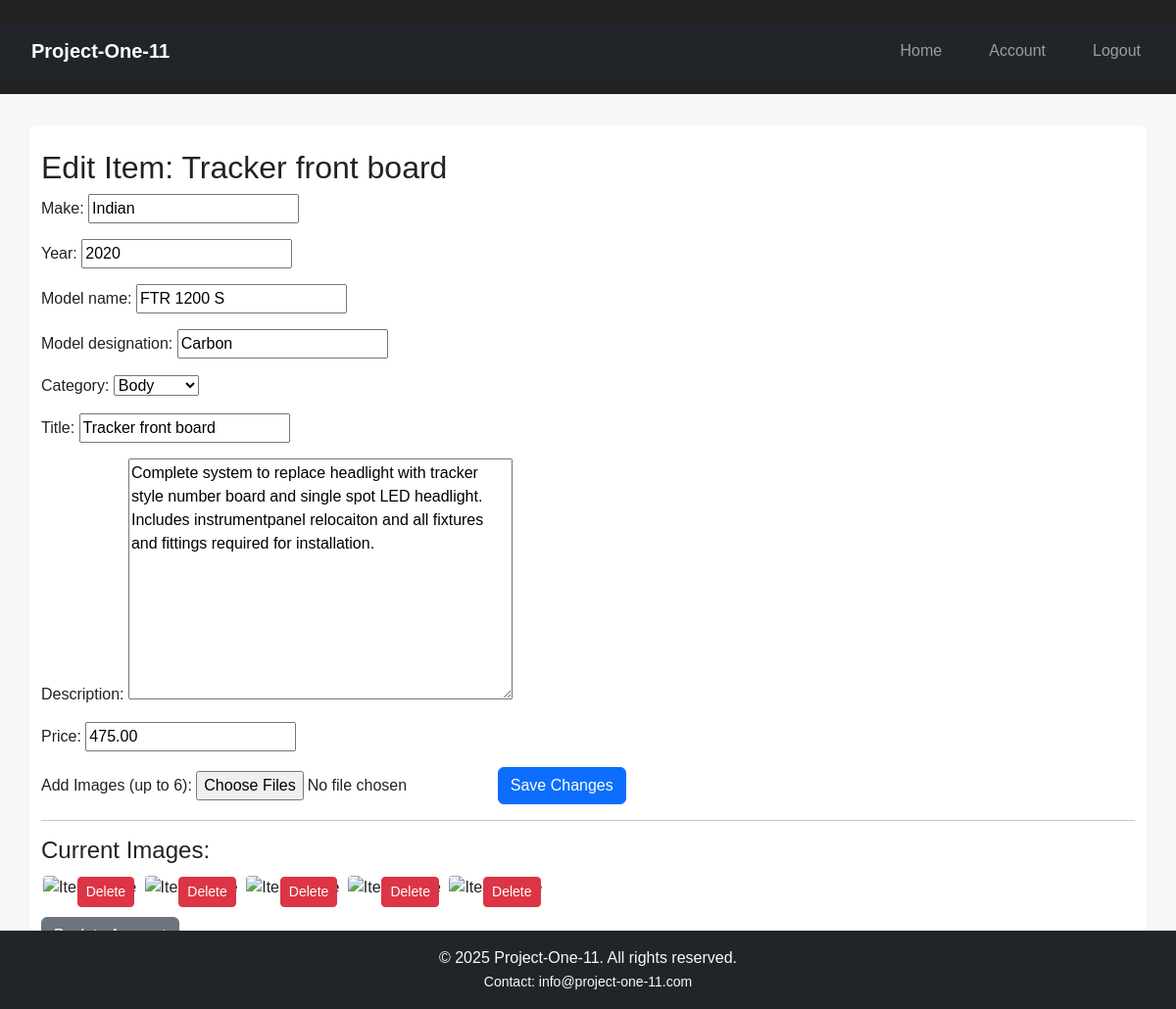
/item/4/edit/ (signed in), run on the app's committed database.
### marketplace/models.py (models this page shows, shortened)
class Item(models.Model):
    CATEGORY_CHOICES = [
        ('engine', 'Engine'),
        ('body', 'Body'),
        ('electrical', 'Electrical'),
        ('other', 'Other'),
    ]
    make = models.CharField(max_length=50, blank=True, null=True)
    year = models.CharField(max_length=10, blank=True, null=True)
    model_name = models.CharField(max_length=50, blank=True, null=True)
    model_designation = models.CharField(max_length=50, blank=True, null=True)
    category = models.CharField(max_length=20, choices=CATEGORY_CHOICES)
    title = models.CharField(max_length=100)
    description = models.TextField()
    price = models.DecimalField(max_digits=10, decimal_places=2)
    owner = models.ForeignKey(settings.AUTH_USER_MODEL, on_delete=models.CASCADE, related_name='items')
    created_at = models.DateTimeField(auto_now_add=True)

class ItemImage(models.Model):
    item = models.ForeignKey(Item, on_delete=models.CASCADE, related_name='images')
    image = models.ImageField(upload_to='item_images/')
    uploaded_at = models.DateTimeField(auto_now_add=True)

### accounts/views.py (the view)
# urls.py: path('item/<int:item_id>/edit/', views.edit_item, name='edit_item'),
def edit_item(request, item_id):
    from marketplace.models import Item, ItemImage
    item = get_object_or_404(Item, id=item_id, owner=request.user)
    if request.method == 'POST':
        form = ItemForm(request.POST, request.FILES, instance=item)
        if form.is_valid():
            updated_item = form.save()
            images = request.FILES.getlist('images')
            for idx, image in enumerate(images):
                if idx < 6:
                    ItemImage.objects.create(item=updated_item, image=image)
            return redirect('account')
    else:
        form = ItemForm(instance=item)
    return render(request, 'edit_item.html', {'form': form, 'item': item})

### accounts/forms.py
class ItemForm(forms.ModelForm):
    class Meta:
        model = Item
        fields = ['make', 'year', 'model_name', 'model_designation', 'category', 'title', 'description', 'price']

### accounts/templates/edit_item.html (shortened to what this page needs)
{% extends 'base.html' %}
{% block content %}
  <h2>Edit Item: {{ item.title }}</h2>
  <form method="post" enctype="multipart/form-data">
    {{ form.as_p }}
    <label for="id_images">Add Images (up to 6):</label>
    <input type="file" name="images" id="id_images" multiple accept="image/*">
    <button type="submit" class="btn btn-primary">Save Changes</button>
  </form>
  <hr>
  <h4>Current Images:</h4>
  {% if item.images.all %}
    <div>
      {% for image in item.images.all %}
        <div style="display:inline-block;position:relative;margin:2px;">
          <a href="{% url 'delete_item_image' image.id %}" class="btn btn-sm btn-danger" style="position:absolute;top:2px;right:2px;">Delete</a>
        </div>
      {% endfor %}
    </div>
  {% else %}
    <p>No images uploaded for this item.</p>
  {% endif %}
  <a href="{% url 'account' %}" class="btn btn-secondary mt-3">Back to Account</a>
{% endblock %}

### templates/base.html (shortened to what this page needs)
<!DOCTYPE html>
<html lang="en">
<head>
    <link rel="stylesheet" href="https://cdn.jsdelivr.net/npm/bootstrap@5.3.2/dist/css/bootstrap.min.css">
    <link rel="stylesheet" href="/static/style.css">
</head>
<body>
    <header>
      <nav class="navbar navbar-expand-lg navbar-dark bg-dark">
        <div class="container-fluid">
          <a class="navbar-brand" href="/">Project-One-11</a>
          <div class="collapse navbar-collapse" id="navbarNav">
            <ul class="navbar-nav ms-auto">
              <li class="nav-item"><a class="nav-link" href="/">Home</a></li>
              {% if user.is_authenticated %}
                <li class="nav-item"><a class="nav-link" href="/accounts/account/">Account</a></li>
                <li class="nav-item"><a class="nav-link" href="/accounts/logout/">Logout</a></li>
              {% else %}
                <li class="nav-item"><a class="nav-link" href="/accounts/login/">Login</a></li>
                <li class="nav-item"><a class="nav-link" href="/accounts/register/">Register</a></li>
              {% endif %}
            </ul>
          </div>
        </div>
      </nav>
    </header>
    <main class="container py-4">
        {% block content %}{% endblock %}
    </main>
    <footer class="bg-dark text-light text-center py-3 mt-auto">
        &copy; {{ now|default:2025 }} Project-One-11. All rights reserved.<br>
        <small>Contact: info@project-one-11.com</small>
    </footer>
</body>
</html>

### static/style.css (style rules this page uses)
body { margin: 0; font-family: Arial, sans-serif; background: #f8f8f8; color: #222; }
header { background: #222; color: #fff; padding: 1em 0; }
nav { text-align: center; margin-top: 0.5em; }
nav a { color: #fff; text-decoration: none; margin: 0 1em; font-weight: bold; }
main { max-width: 800px; margin: 2em auto; background: #fff; padding: 2em; border-radius: 8px; box-shadow: 0 2px 8px rgba(0,0,0,0.05); }
footer { background: #222; color: #fff; text-align: center; padding: 1em 0; position: fixed; left: 0; bottom: 0; width: 100%; }

### data on the page
Item: title "Tracker front board", make "Indian", year "2020", model_name "FTR 1200 S", model_designation "Carbon", category "Body", description "Complete system to replace headlight with tracker style number board and single spot LED headlight. Includes instrumentpanel relocaiton and all fixtures and fittings required for installation.", price "475.00"

### other printed values
{{ now|default:2025 }} "2025"
